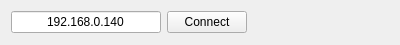
<?xml version="1.0" encoding="UTF-8"?>
<ui version="4.0">
 <class>MqttConnect</class>
 <widget class="QWidget" name="MqttConnect">
  <property name="geometry">
   <rect>
    <x>0</x>
    <y>0</y>
    <width>400</width>
    <height>45</height>
   </rect>
  </property>
  <property name="sizePolicy">
   <sizepolicy hsizetype="Preferred" vsizetype="Maximum">
    <horstretch>0</horstretch>
    <verstretch>0</verstretch>
   </sizepolicy>
  </property>
  <property name="maximumSize">
   <size>
    <width>16777215</width>
    <height>45</height>
   </size>
  </property>
  <property name="windowTitle">
   <string>Form</string>
  </property>
  <layout class="QHBoxLayout" name="horizontalLayout">
   <item>
    <widget class="QLineEdit" name="lineEdit_hostname">
     <property name="sizePolicy">
      <sizepolicy hsizetype="Fixed" vsizetype="Fixed">
       <horstretch>0</horstretch>
       <verstretch>0</verstretch>
      </sizepolicy>
     </property>
     <property name="minimumSize">
      <size>
       <width>150</width>
       <height>0</height>
      </size>
     </property>
     <property name="maximumSize">
      <size>
       <width>150</width>
       <height>16777215</height>
      </size>
     </property>
     <property name="text">
      <string>192.168.0.140</string>
     </property>
     <property name="alignment">
      <set>Qt::AlignCenter</set>
     </property>
    </widget>
   </item>
   <item>
    <widget class="QPushButton" name="pushButton_connect">
     <property name="text">
      <string>Connect</string>
     </property>
    </widget>
   </item>
   <item>
    <spacer name="horizontalSpacer">
     <property name="orientation">
      <enum>Qt::Horizontal</enum>
     </property>
     <property name="sizeHint" stdset="0">
      <size>
       <width>40</width>
       <height>20</height>
      </size>
     </property>
    </spacer>
   </item>
  </layout>
 </widget>
 <resources/>
 <connections/>
</ui>
